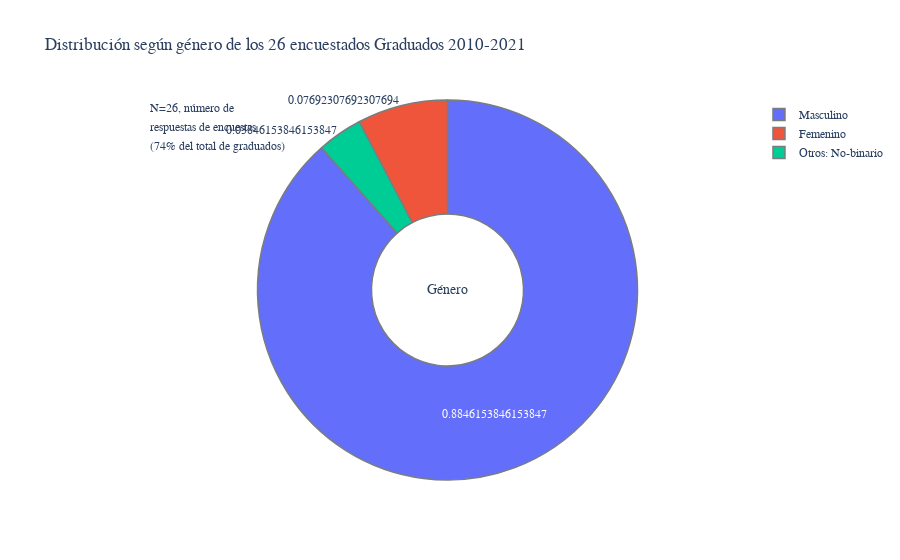

Notebook cell for this chart:
### Markdown cell above
## ¿Cuál es la distribución de <span style="color:#AC1212">*género*</span> de los 26 encuestados Graduados?

### Code cell
path_file_sorted    = 'egresados_sorted.xlsx'
visual_genero(path_file_sorted)

### Figure 1 — Plotly figure (JSON) as saved in the notebook; plotly's stock layout.template omitted (floating-point values rounded to 4 significant figures)
{"data": [{"hole": 0.4, "labels": ["Masculino", "Femenino", "Otros: No-binario"], "marker": {"line": {"color": "#797D7F", "width": 1.5}}, "texttemplate": "%{percent:.1%f}", "type": "pie", "values": [88.46, 7.692, 3.846]}], "layout": {"annotations": [{"font": {"size": 14}, "showarrow": false, "text": "Género", "x": 0.5, "y": 0.5}, {"arrowhead": 1, "showarrow": false, "text": "N=26, número de", "x": 0, "y": 1}, {"arrowhead": 1, "showarrow": false, "text": "respuestas de encuestas", "x": 0, "y": 0.95}, {"arrowhead": 1, "showarrow": false, "text": "(74% del total de graduados)", "x": 0, "y": 0.9}], "font": {"family": "Rockwell", "size": 12}, "title": {"font": {"family": "Rockwell"}, "text": "Distribución según género de los 26 encuestados Graduados 2010-2021"}}}
